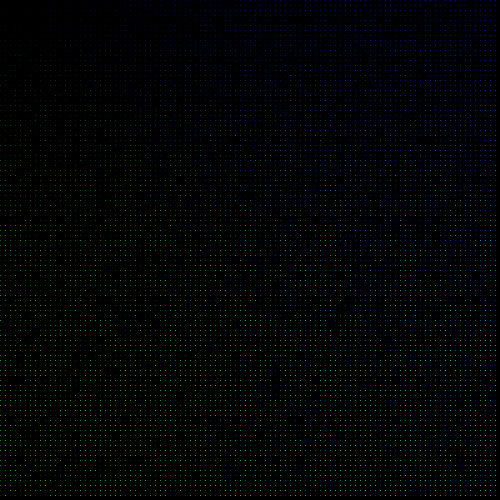
Frame 1 (no input)
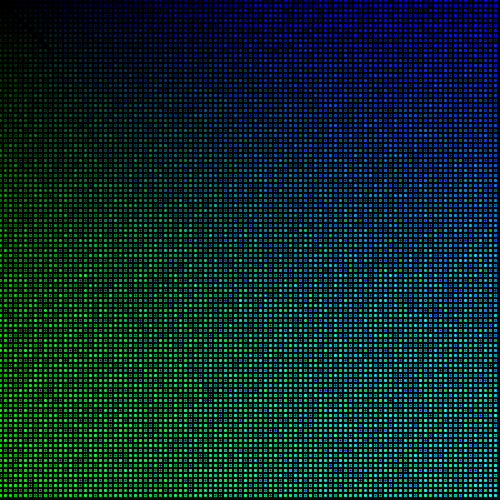
Frame 60 (the mouse pressed at the canvas centre just before this capture)
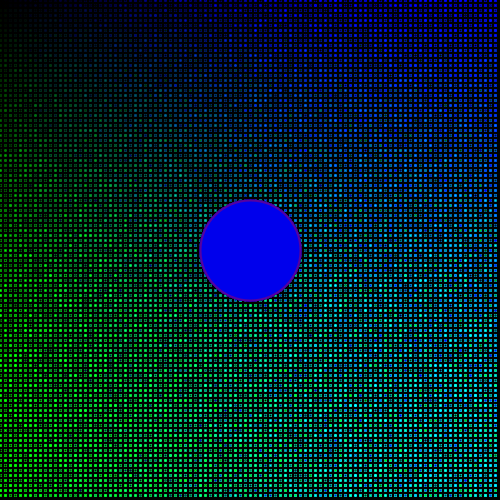
Frame 120 (the mouse held since frame 60 and released just before this capture)

The Processing sketch that drew these frames (run headless with seeded random() and noise(); from frame 60 on, the mouse is pressed at the canvas centre):

// Processing sketch: processing_172584
// ── processing_172584.pde

  int x=0;
  int k=0;
  int a=mouseX;
  int timer = 0;
  void setup()
  {
    size(500,500);
    background(0,0,0);
  }
  void keyPressed() 
  {
   background(255,255,255);
    fill(randomColor());
    textSize(40);
    text("Stop pressing space",65,300);
    frameRate(10);
  }
  void keyReleased()
  {
    frameRate(100);
    background(0,0,0);
  }
  void mouseDragged() 
  {
    stroke(0,0,0);
    fill(0,0,0);
    ellipse(mouseX,mouseY,200,200);
  }
  void mousePressed()
  {
    k=k+1;
    k=k*10;
  }
  void mouseReleased()
  {
    k= k*0;
  }
  color randomColor()
    {
      return color(random(100), random(0), random(255));
    }
  void circlesAndSquares(int n)
  {
    if (k>0)
    {
      stroke(randomColor());
      strokeWeight(2);
      fill(randomColor());
      ellipse(mouseY, mouseX, mouseX*.4, mouseY*.4);
    }
    else
    {
      stroke(0,0,0);
      strokeWeight(2);
      fill(0,0,0);
      quad(mouseX-50, mouseY-50, mouseY-50, mouseX-50, mouseX+50, mouseY+50, mouseY+50, mouseX+50);
    }
  }
  void draw()
  {
    {
    for (int i = 0; i < 500; i = i+5) {
    for (int j = 0; j < 500; j = j+5) {
      stroke(random(x),random(x+j), random(x+i));
      point(i, j);
    }
  }
    }
     while (millis() > timer)
    {
      timer += 10;
      circlesAndSquares(2);
    }
  }
